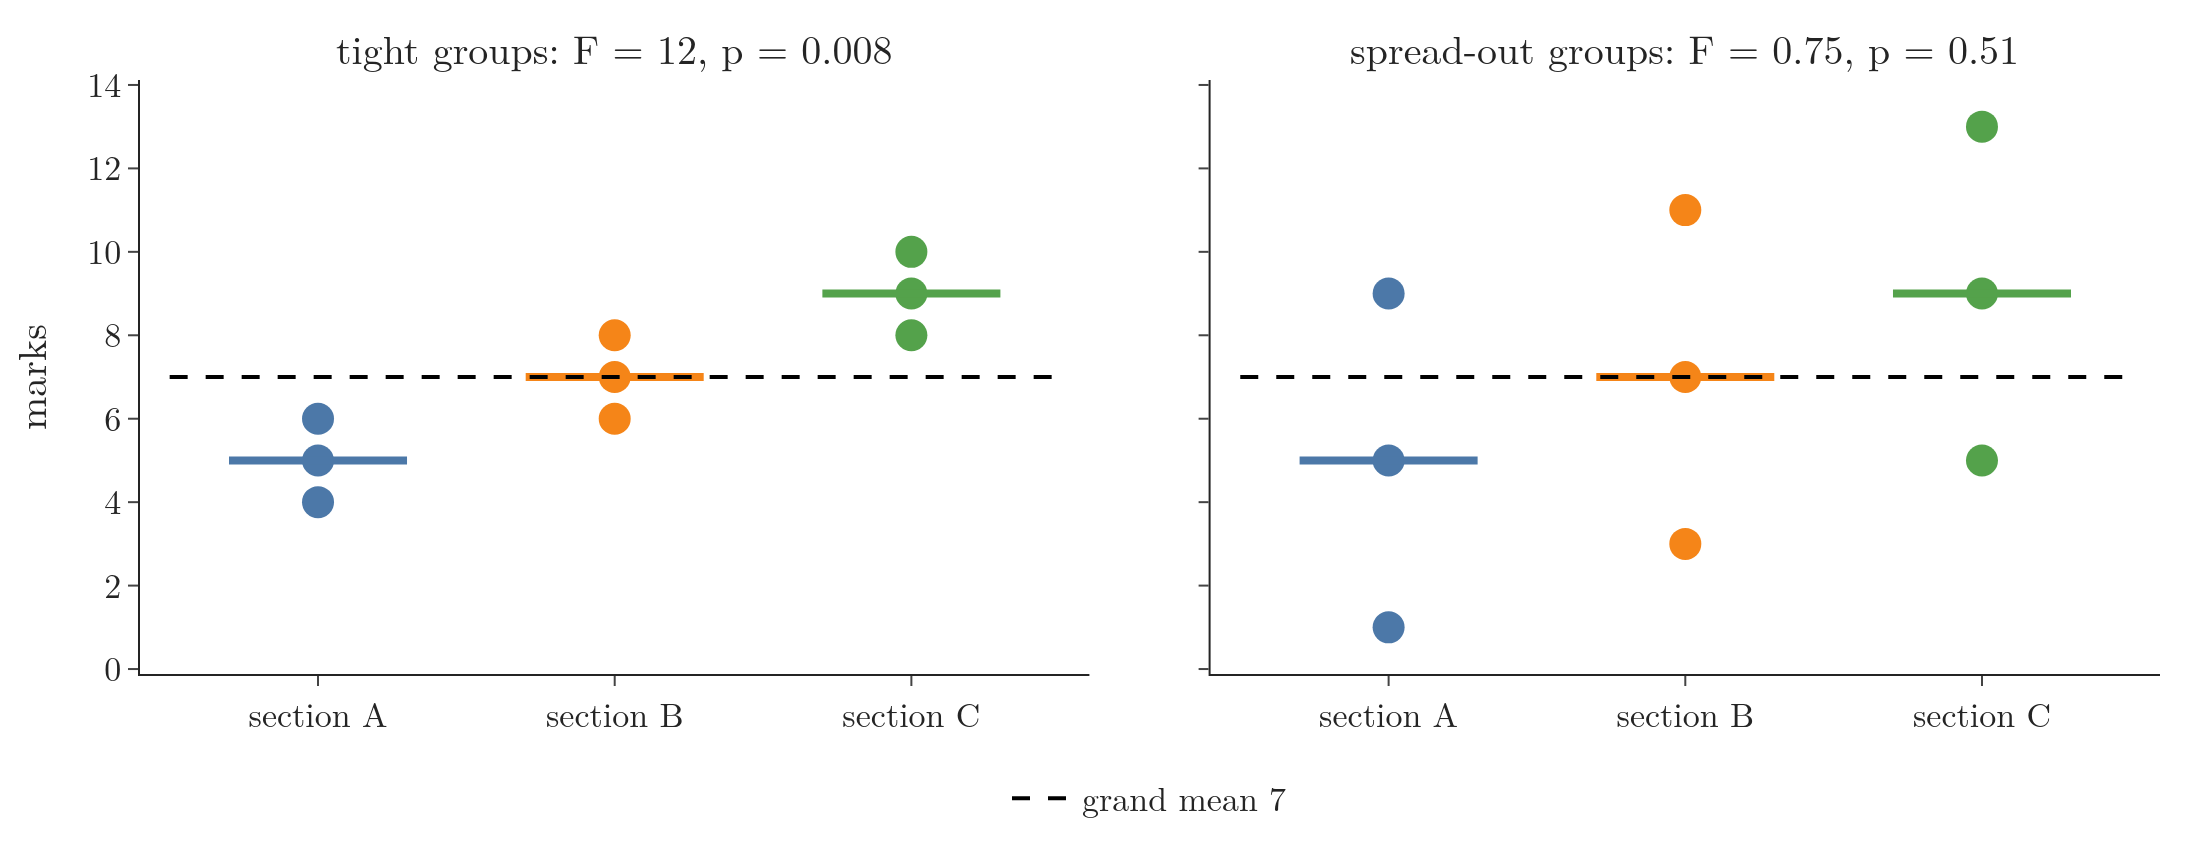

This figure's Python source:
"""Two sets of three groups with the same group means (5, 7, 9). Left: values close to their group mean, so the
gaps between means stand out (F = 12). Right: values spread widely, so the same gaps drown in the noise (F = 0.75)."""
from pathlib import Path
import numpy as np
from plotly.subplots import make_subplots
from scipy import stats

here = Path(__file__).parent
COLOURS = ["#4C78A8", "#F58518", "#54A24B"]
SETS = {"tight groups: F = 12, p = 0.008": [[4, 5, 6], [6, 7, 8], [8, 9, 10]],
        "spread-out groups: F = 0.75, p = 0.51": [[1, 5, 9], [3, 7, 11], [5, 9, 13]]}
fig = make_subplots(rows=1, cols=2, shared_yaxes=True, horizontal_spacing=0.06, subplot_titles=list(SETS))
for col, (title, groups) in enumerate(SETS.items(), start=1):
    assert abs(stats.f_oneway(*groups).statistic - (12 if col == 1 else 0.75)) < 1e-9
    for i, (vals, colour, name) in enumerate(zip(groups, COLOURS, "ABC")):
        fig.add_scatter(x=[i] * 3, y=vals, mode="markers", marker=dict(color=colour, size=16), showlegend=False,
                        row=1, col=col)
        fig.add_scatter(x=[i - 0.3, i + 0.3], y=[np.mean(vals)] * 2, mode="lines", line=dict(color=colour, width=4),
                        showlegend=False, row=1, col=col)
    fig.add_scatter(x=[-0.5, 2.5], y=[7, 7], mode="lines", line=dict(color="black", dash="dash", width=2),
                    name="grand mean 7", showlegend=(col == 1), row=1, col=col)
    fig.update_xaxes(tickvals=[0, 1, 2], ticktext=["section A", "section B", "section C"], range=[-0.6, 2.6],
                     row=1, col=col)
fig.update_yaxes(title_text="marks", row=1, col=1)
fig.update_annotations(font_size=20)
fig.update_layout(template="simple_white", width=1100, height=430,
                  legend=dict(orientation="h", x=0.5, xanchor="center", y=-0.15),
                  font=dict(family="Latin Modern Roman", size=17), margin=dict(l=70, r=20, t=40, b=40))
fig.write_image(here / "between_within.png", scale=2)
fig.write_image(here / "between_within.pdf")
